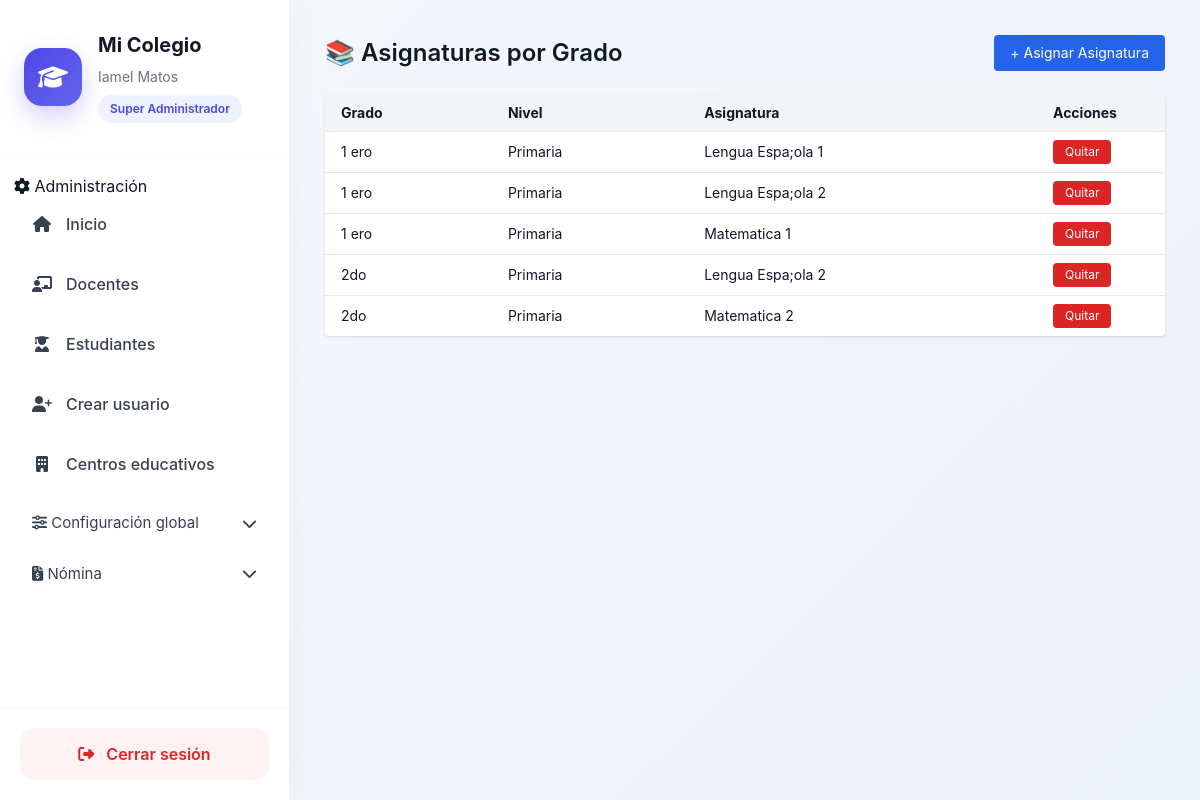
Screenshot of /academico/grado-asignaturas/ (signed in) with the database file from the repository.
### usuarios/models.py (models this page shows, shortened)
class Usuario(AbstractBaseUser, PermissionsMixin):
    ROLES = (
        ('superadmin', 'Super Administrador'),
        ('admin', 'Administrador'),
        ('secretaria', 'Secretaria'),
        ('docente', 'Docente'),
        ('estudiante', 'Estudiante'),
        ('director', 'Director'),
    )
    username = models.CharField(max_length=100, unique=True)
    email = models.EmailField(unique=True)
    first_name = models.CharField("Nombres", max_length=150)
    last_name = models.CharField("Apellidos", max_length=150)
    rol = models.CharField(
        max_length=20,
        choices=ROLES,
    )
    is_active = models.BooleanField(default=True)
    is_staff = models.BooleanField(default=False)
    fecha_creacion = models.DateTimeField(auto_now_add=True)
    objects = UsuarioManager()
    USERNAME_FIELD = "username"
    REQUIRED_FIELDS = ["email", "first_name", "last_name"]
    def get_full_name(self):
        return f"{self.first_name} {self.last_name}".strip()

### academico/models.py (models this page shows, shortened)
class GradoAsignatura(models.Model):
    grado = models.ForeignKey(Grado, on_delete=models.CASCADE)
    asignatura = models.ForeignKey(Asignatura, on_delete=models.CASCADE)
    class Meta:
        unique_together = ('grado', 'asignatura')

class Grado(models.Model):
    nivel = models.ForeignKey(Nivel, on_delete=models.CASCADE)
    nombre = models.CharField(max_length=50)

class Nivel(models.Model):
    centro = models.ForeignKey('core.CentroEducativo', on_delete=models.CASCADE)
    nombre = models.CharField(max_length=50)

class Asignatura(models.Model):
    centro = models.ForeignKey('core.CentroEducativo', on_delete=models.CASCADE)
    area = models.ForeignKey(AreaCurricular, on_delete=models.PROTECT)
    nombre = models.CharField(max_length=150)

### academico/views.py (the view)
@login_required
def grado_asignatura_list(request):
    centro = get_centro_activo(request)
    relaciones = GradoAsignatura.objects.filter(
        grado__nivel__centro=centro,
        asignatura__centro=centro
    ).select_related(
        'grado',
        'grado__nivel',
        'asignatura'
    ).order_by(
        'grado__nivel__nombre',
        'grado__nombre',
        'asignatura__nombre'
    )
    return render(
        request,
        'academico/grado_asignatura_list.html',
        {
            'relaciones': relaciones
        }
    )

### academico/views.py (called while the page is built, shortened)
def get_centro_activo(request):
    user = request.user
    if not user.is_authenticated:
        return None
    if user.rol == 'superadmin':
        centro_id = request.session.get('centro_id')
        if not centro_id:
            return None
        return CentroEducativo.objects.filter(id=centro_id).first()

### core/context_processors.py (called while the page is built)
def configuracion_centro(request):
    centro_id = request.session.get('centro_id')
    configuracion = None
    if centro_id:
        try:
            configuracion = ConfiguracionCentro.objects.get(
                centro_id=centro_id
            )
        except ConfiguracionCentro.DoesNotExist:
            pass
    return {
        'configuracion': configuracion
    }

### academico/templates/academico/grado_asignatura_list.html (shortened to what this page needs)
{% extends "home.html" %}
{% block content %}
<div class="max-w-6xl mx-auto">
    <div class="flex justify-between items-center mb-6">
        <h2 class="text-2xl font-semibold">
            📚 Asignaturas por Grado
        </h2>
        <a href="{% url 'grado_asignatura_create' %}"
           class="bg-blue-600 text-white px-4 py-2 rounded hover:bg-blue-700 text-sm">
            + Asignar Asignatura
        </a>
    </div>
    <div class="bg-white shadow rounded overflow-hidden">
        <table class="w-full text-sm">
            <thead class="bg-gray-100 text-left">
                <tr>
                    <th class="px-4 py-2">Grado</th>
                    <th class="px-4 py-2">Nivel</th>
                    <th class="px-4 py-2">Asignatura</th>
                    <th class="px-4 py-2 w-32">Acciones</th>
                </tr>
            </thead>
            <tbody>
                {% for r in relaciones %}
                <tr class="border-t">
                    <td class="px-4 py-2">{{ r.grado.nombre }}</td>
                    <td class="px-4 py-2">{{ r.grado.nivel.nombre }}</td>
                    <td class="px-4 py-2">{{ r.asignatura.nombre }}</td>
                    <td class="px-4 py-2">
                        <form method="post"
                              action="{% url 'grado_asignatura_delete' r.id %}">
                            <button
                                class="bg-red-600 text-white px-3 py-1 rounded text-xs hover:bg-red-700">
                                Quitar
                            </button>
                        </form>
                    </td>
                </tr>
                {% endfor %}
            </tbody>
        </table>
    </div>
</div>
{% endblock %}

### core/templates/home.html (shortened to what this page needs)
<!DOCTYPE html>
<html lang="es">
  {% load static %}
  <head>
    <script src="https://cdn.tailwindcss.com"></script>
    <link rel="stylesheet" href="https://cdnjs.cloudflare.com/ajax/libs/font-awesome/6.5.0/css/all.min.css" />
    <link rel="stylesheet" href="{% static 'css/dashboard.css' %}" />
  </head>
  <body class="dashboard-body">
    <div class="dashboard-layout">
      <aside class="sidebar">
        <div class="sidebar-header">
          <div class="sidebar-logo">
            <i class="fas fa-graduation-cap"></i>
          </div>
          <div>
            <h1 class="sidebar-title">Mi Colegio</h1>
            <p class="sidebar-user">{{ request.user.get_full_name }}</p>
            <span class="sidebar-role">{{ request.user.get_rol_display }}</span>
          </div>
        </div>
        <nav class="sidebar-nav">
          {% if request.user.is_authenticated %}
            {% if request.user.rol == 'admin' or request.user.rol == 'superadmin' or request.user.is_superuser %}
              <div class="sidebar-section">
                <span>
                  <i class="fas fa-cog"></i>
                  Administración
                </span>
              </div>
              <a href="{% url 'core:home' %}" class="sidebar-link">
                <i class="fas fa-home"></i>
                <span>Inicio</span>
              </a>
              <a href="{% url 'docente_list' %}" class="sidebar-link">
                <i class="fas fa-chalkboard-teacher"></i>
                <span>Docentes</span>
              </a>
              <a href="{% url 'estudiante_list' %}" class="sidebar-link">
                <i class="fas fa-user-graduate"></i>
                <span>Estudiantes</span>
              </a>
              <a href="{% url 'usuarios:crear_miembro' %}" class="sidebar-link">
                <i class="fas fa-user-plus"></i>
                <span>Crear usuario</span>
              </a>
              <a href="{% url 'core:centro_list' %}" class="sidebar-link">
                <i class="fas fa-building"></i>
                <span>Centros educativos</span>
              </a>
              <button type="button" onclick="toggleMenu('menu-configuracion')" class="menu-toggle">
                <div>
                  <i class="fas fa-sliders"></i>
                  <span>Configuración global</span>
                </div>
                <i class="fas fa-chevron-down"></i>
              </button>
            {% endif %}
{% if configuracion and configuracion.modulo_nomina %}
<button type="button"
        onclick="toggleMenu('menu-nomina')"
        class="menu-toggle">
    <div>
        <i class="fas fa-file-invoice-dollar"></i>
        <span>Nómina</span>
    </div>
    <i class="fas fa-chevron-down"></i>
</button>
{% endif %}
          {% endif %}
        </nav>
        <div class="sidebar-footer">
          <a href="{% url 'usuarios:logout' %}" class="logout-btn">
            <i class="fas fa-sign-out-alt"></i>
            <span>Cerrar sesión</span>
          </a>
        </div>
      </aside>
      <main class="main-content">
        {% block content %}
        {% endblock %}
      </main>
    </div>
  </body>
</html>

### static/css/dashboard.css (style rules this page uses)
body.dashboard-body { margin: 0; background: linear-gradient( 135deg, #f5f7fb, #edf2f7 ); font-family: "Inter", sans-serif; color: #111827; }
.dashboard-layout { display: flex; min-height: 100vh; }
.sidebar { width: 290px; background: #ffffff; border-right: 1px solid #edf2f7; display: flex; flex-direction: column; justify-content: space-between; box-shadow: 0 0 30px rgba(0,0,0,.04); }
.sidebar-header { padding: 30px 24px; border-bottom: 1px solid #f1f5f9; display: flex; gap: 16px; align-items: center; }
.sidebar-logo { width: 58px; height: 58px; border-radius: 18px; background: linear-gradient( 135deg, #4f46e5, #6366f1 ); display: flex; align-items: center; justify-content: center; color: white; font-size: 24px; box-shadow: 0 10px 25px rgba(79,70,229,.25); }
.sidebar-title { font-size: 20px; font-weight: 700; margin: 0; }
.sidebar-user { margin-top: 6px; font-size: 14px; color: #6b7280; }
.sidebar-role { display: inline-block; margin-top: 8px; background: #eef2ff; color: #4f46e5; padding: 5px 12px; border-radius: 999px; font-size: 12px; font-weight: 600; }
.sidebar-nav { padding: 20px 14px; flex: 1; overflow-y: auto; }
.sidebar-link { display: flex; align-items: center; gap: 14px; padding: 14px 18px; border-radius: 14px; text-decoration: none; color: #374151; margin-bottom: 8px; transition: all .25s ease; font-weight: 500; }
.sidebar-link i { width: 20px; text-align: center; }
.menu-toggle { width: 100%; border: none; background: transparent; display: flex; justify-content: space-between; align-items: center; padding: 14px 18px; border-radius: 14px; cursor: pointer; color: #374151; font-size: 15px; transition: all .25s ease; }
.sidebar-footer { padding: 20px; border-top: 1px solid #f1f5f9; }
.logout-btn { display: flex; align-items: center; justify-content: center; gap: 12px; background: #fef2f2; color: #dc2626; text-decoration: none; padding: 14px; border-radius: 14px; font-weight: 600; transition: all .25s ease; }
.main-content { flex: 1; padding: 35px; overflow-y: auto; }

### rows the page displays
Usuario: user.get_full_name "Iamel Matos", user.rol "Super Administrador"
GradoAsignatura: grado.nombre "1 ero", grado.nivel.nombre "Primaria", asignatura.nombre "Lengua Espa;ola 1"
GradoAsignatura: grado.nombre "1 ero", grado.nivel.nombre "Primaria", asignatura.nombre "Lengua Espa;ola 2"
GradoAsignatura: grado.nombre "1 ero", grado.nivel.nombre "Primaria", asignatura.nombre "Matematica 1"
GradoAsignatura: grado.nombre "2do", grado.nivel.nombre "Primaria", asignatura.nombre "Lengua Espa;ola 2"
GradoAsignatura: grado.nombre "2do", grado.nivel.nombre "Primaria", asignatura.nombre "Matematica 2"
